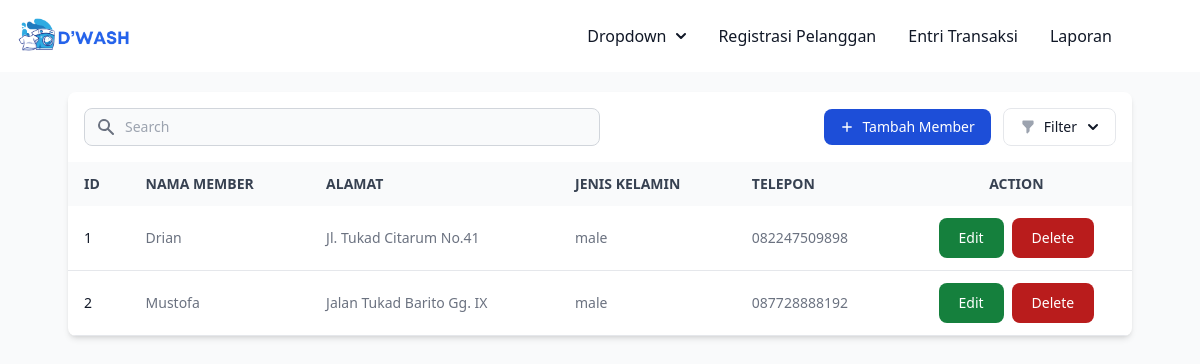
Page /dashboard.php?page=member (signed in) on the committed database.
### tables this page shows
CREATE TABLE `tb_member` (
  `id` int(11) NOT NULL,
  `nama` varchar(100) NOT NULL,
  `alamat` text NOT NULL,
  `jenis_kelamin` enum('male','female') NOT NULL,
  `telepon` varchar(15) NOT NULL
);

### view/viewMember.php (the view, shortened to what this page needs)
<?php
                         $id = 1;
                         $datas = mysqli_query($koneksi, "SELECT * FROM tb_member");
                         if(mysqli_num_rows($datas) != 0){
                         ?>
<section class="bg-gray-50  p-3 sm:p-5 h-full min-h-screen ">
    <div class="mx-auto max-w-screen-2xl px-4 lg:px-12">
        <div class="bg-white dark:bg-gray-800 relative shadow-md sm:rounded-lg overflow-hidden">
            <div class="flex flex-col md:flex-row items-center justify-between space-y-3 md:space-y-0 md:space-x-4 p-4">
                <div class="w-full md:w-1/2">
                    <form class="flex items-center" method="GET">
                        <div class="relative w-full">
                            <div class="absolute inset-y-0 left-0 flex items-center pl-3 pointer-events-none">
                            </div>
                            <input type="text" id="simple-search" name="search" class="bg-gray-50 border border-gray-300 text-gray-900 text-sm rounded-lg focus:ring-blue-500 focus:border-blue-500 block w-full pl-10 p-2 dark:bg-gray-700 dark:border-gray-600 dark:placeholder-gray-400 dark:text-white dark:focus:ring-blue-500 dark:focus:border-blue-500" placeholder="Search" >
                        </div>
                    </form>
                </div>
                <div class="w-full md:w-auto flex flex-col md:flex-row space-y-2 md:space-y-0 items-stretch md:items-center justify-end md:space-x-3 flex-shrink-0">
                   <a href="dashboard.php?page=tambahMember">
                   <button type="button" class="flex items-center justify-center text-white bg-blue-700 hover:bg-blue-800 focus:ring-4 focus:ring-blue-300 font-medium rounded-lg text-sm px-4 py-2 dark:bg-blue-600 dark:hover:bg-blue-700 focus:outline-none dark:focus:ring-blue-800">
                        <svg class="h-3.5 w-3.5 mr-2" fill="currentColor" viewbox="0 0 20 20" xmlns="http://www.w3.org/2000/svg" aria-hidden="true">
                            <path clip-rule="evenodd" fill-rule="evenodd" d="M10 3a1 1 0 011 1v5h5a1 1 0 110 2h-5v5a1 1 0 11-2 0v-5H4a1 1 0 110-2h5V4a1 1 0 011-1z" />
                        </svg>
                        Tambah Member
                    </button>
                   </a>
                    <div class="flex items-center space-x-3 w-full md:w-auto">
                        <button id="filterDropdownButton" data-dropdown-toggle="filterDropdown" class="w-full md:w-auto flex items-center justify-center py-2 px-4 text-sm font-medium text-gray-900 focus:outline-none bg-white rounded-lg border border-gray-200 hover:bg-gray-100 hover:text-blue-700 focus:z-10 focus:ring-4 focus:ring-gray-200 dark:focus:ring-gray-700 dark:bg-gray-800 dark:text-gray-400 dark:border-gray-600 dark:hover:text-white dark:hover:bg-gray-700" type="button">
                            Filter
                            <svg class="-mr-1 ml-1.5 w-5 h-5" fill="currentColor" viewbox="0 0 20 20" xmlns="http://www.w3.org/2000/svg" aria-hidden="true">
                                <path clip-rule="evenodd" fill-rule="evenodd" d="M5.293 7.293a1 1 0 011.414 0L10 10.586l3.293-3.293a1 1 0 111.414 1.414l-4 4a1 1 0 01-1.414 0l-4-4a1 1 0 010-1.414z" />
                            </svg>
                        </button>
                    </div>
                </div>
            </div>
            <div class="overflow-x-auto">
                <table class="w-full text-sm text-left text-gray-500 dark:text-gray-400">
                    <thead class="text-x text-gray-700 uppercase bg-gray-50 dark:bg-gray-700 dark:text-gray-400">
                        <tr>
                            <th scope="col" class="px-4 py-3 ">ID</th>
                            <th scope="col" class="px-4 py-3 ">Nama Member</th>
                            <th scope="col" class="px-4 py-3 ">Alamat</th>
                            <th scope="col" class="px-4 py-3 ">Jenis Kelamin</th>
                            <th scope="col" class="px-4 py-3 ">Telepon</th>
                            <th scope="col" class="px-4 py-3 text-center <?php if($_SESSION['role'] != "admin" ){ echo "hidden";}?>">Action</th>
                        </tr>
                    </thead>
                    <tbody>
                         <?php
                         while($data = mysqli_fetch_assoc($datas)){
                    $idMember = $data['id'];
                    $checkQuery = "SELECT *
                    FROM tb_member
                    INNER JOIN tb_transaksi ON tb_transaksi.id_member = tb_member.id
                    WHERE tb_member.id = '$idMember'";
                      $hideDelete = mysqli_query($koneksi, $checkQuery);
                      @$hasConnections = mysqli_num_rows($hideDelete) > 0;
        ?>
                        <tr class="border-b dark:border-gray-700">
                            <th scope="row" class="px-4 py-3 font-medium text-gray-900 whitespace-nowrap dark:text-white"><?=$id++?></th>
                            <td class="px-4 py-3 "><?= $data['nama'] ?></td>
                            <td class="px-4 py-3 "><?= $data['alamat'] ?></td>
                            <td class="px-4 py-3 "><?= $data['jenis_kelamin'] ?></td>
                            <td class="px-4 py-3 "><?= $data['telepon'] ?></td>
                            <td class="px-3 py-3 flex  gap-2 items-center justify-center <?php if($_SESSION['role'] != "admin" ){ echo "hidden";}?>">
                            <button type="button" class="focus:outline-none text-white bg-green-700 hover:bg-green-800 focus:ring-4 focus:ring-green-300 font-medium rounded-lg text-sm px-5 py-2.5  dark:bg-green-600 dark:hover:bg-green-700 dark:focus:ring-green-800">
                                <a href="dashboard.php?page=editMember&id=<?=$data['id'] ?>">Edit</a>
                         </button>
                            <button type="button" class="focus:outline-none text-white bg-red-700 hover:bg-red-800 focus:ring-4 focus:ring-red-300 font-medium rounded-lg text-sm px-5 py-2.5 dark:bg-red-600 dark:hover:bg-red-700 dark:focus:ring-red-800
                            <?php if($hasConnections) { echo "disabled aria-disabled='true' onclick='return false;'"; } ?>
                            ">
                <a href="<?php if(!$hasConnections) { echo 'dashboard.php?page=deleteMember&id=' . $data['id']; } ?>" class="<?php if($hasConnections) { echo "disabled aria-disabled='true' cursor-not-allowed w-full h-auto  "; } ?>">Delete</a>
                         </button>
                        </td>
                        </tr>
                      <?php }  ?>
                    </tbody>
                </table>
            </div>
        </div>
    </div>
    </section>
<?php
 }
else
?>

### rows in the picture
tb_member: nama "Drian", alamat "Jl. Tukad Citarum No.41", jenis_kelamin "male", telepon "082247509898"
tb_member: nama "Mustofa", alamat "Jalan Tukad Barito Gg. IX", jenis_kelamin "male", telepon "087728888192"
